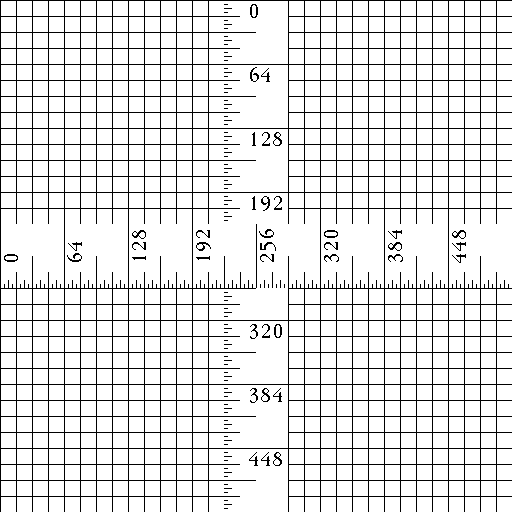
#> input picture Images/ruler.512.tiff, 512 x 512 px
$ python cornerHarris.py
#> lines starting #> are read from the running program, lines starting #| are printed output that depends on the picture; after the words box and inside, x2 and y2 are one past the last pixel; in counts of white or black regions, pixels touching at a corner belong together
import cv2
import numpy as np
#检测角点特征
img = cv2.imread('../Images/ruler.512.tiff')
#> img is the input picture: shape (512, 512, 3); 89% white; black in thin lines or dots
gray = cv2.cvtColor(img,cv2.COLOR_BGR2GRAY)
#> gray: shape (512, 512); 89% white; black in thin lines or dots
# cv2.imshow("gray",gray)
gray = np.float32(gray)
#> gray: shape (512, 512) float32; 89% white; black in thin lines or dots
dst = cv2.cornerHarris(gray,2,1,0.04)
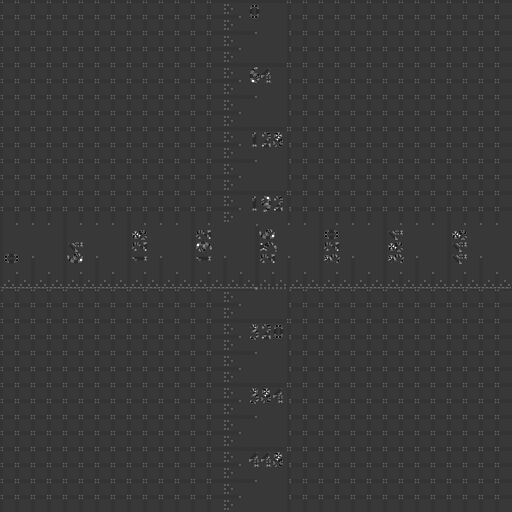
#> dst: shape (512, 512) float32; min -676520064, max 2.39e+09, mean 3004161; drawn with min black and max white
img[dst>0.01*dst.max()] = [0,0,255]
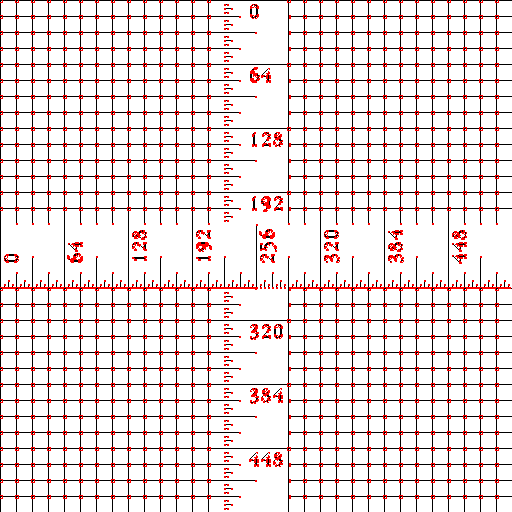
#> img: shape (512, 512, 3); 5.14% of pixels changed, all inside (x1, y1, x2, y2) = (0, 0, 511, 510)
while (True):
    cv2.imshow('corner',img)
    if cv2.waitKey(100) & 0xff ==ord("q"):
#> (key q is pressed here)
        break
cv2.destroyAllWindows()
